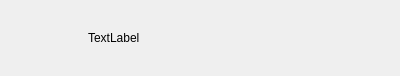
<?xml version='1.0' encoding='utf-8'?>
<ui version="4.0">
 <class>ConUserItem</class>
 <widget class="QWidget" name="ConUserItem">
  <property name="geometry">
   <rect>
    <x>0</x>
    <y>0</y>
    <width>400</width>
    <height>70</height>
   </rect>
  </property>
  <property name="minimumSize">
   <size>
    <width>0</width>
    <height>76</height>
   </size>
  </property>
  <property name="maximumSize">
   <size>
    <width>16777215</width>
    <height>76</height>
   </size>
  </property>
  <property name="windowTitle">
   <string>Form</string>
  </property>
  <layout class="QHBoxLayout" name="horizontalLayout">
   <item>
    <widget class="QWidget" name="widget" native="true">
     <property name="minimumSize">
      <size>
       <width>68</width>
       <height>68</height>
      </size>
     </property>
     <property name="maximumSize">
      <size>
       <width>68</width>
       <height>68</height>
      </size>
     </property>
     <widget class="QLabel" name="icon_lb">
      <property name="geometry">
       <rect>
        <x>10</x>
        <y>12</y>
        <width>44</width>
        <height>44</height>
       </rect>
      </property>
      <property name="minimumSize">
       <size>
        <width>44</width>
        <height>44</height>
       </size>
      </property>
      <property name="maximumSize">
       <size>
        <width>44</width>
        <height>44</height>
       </size>
      </property>
      <property name="text">
       <string />
      </property>
     </widget>
     <widget class="QLabel" name="red_point">
      <property name="geometry">
       <rect>
        <x>34</x>
        <y>2</y>
        <width>24</width>
        <height>24</height>
       </rect>
      </property>
      <property name="minimumSize">
       <size>
        <width>24</width>
        <height>24</height>
       </size>
      </property>
      <property name="maximumSize">
       <size>
        <width>24</width>
        <height>24</height>
       </size>
      </property>
      <property name="text">
       <string />
      </property>
     </widget>
    </widget>
   </item>
   <item>
    <widget class="QLabel" name="user_name_lb">
     <property name="text">
      <string>TextLabel</string>
     </property>
     <property name="minimumSize">
      <size>
       <width>0</width>
       <height>24</height>
      </size>
     </property>
    </widget>
   </item>
   <property name="spacing">
    <number>10</number>
   </property>
   <property name="leftMargin">
    <number>10</number>
   </property>
   <property name="topMargin">
    <number>4</number>
   </property>
   <property name="rightMargin">
    <number>10</number>
   </property>
   <property name="bottomMargin">
    <number>4</number>
   </property>
  </layout>
 </widget>
 <resources />
 <connections />
</ui>
